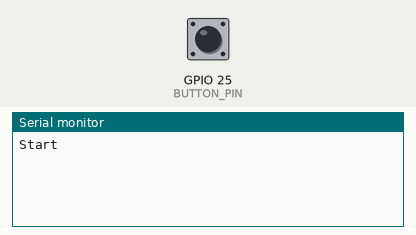
Recording of a sketch running on a simulated ESP32. Shown: the last lines printed to the serial monitor. The inputs (shaded band) are chosen by the test bench; at power-on: GPIO 25 (BUTTON_PIN) HIGH.

Above: at 1.2 s.
1.3 s: GPIO 25 (BUTTON_PIN) pulled LOW for 0.15 s
At 1.43 s:
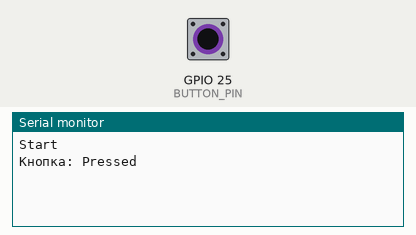
At 2.8 s:
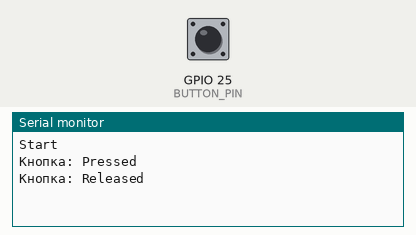

Measured:
- after the input at 1.3 s, the serial monitor: prints a new line at once (image 1)

The sketch:

RosikButtonTest.ino
```cpp
const uint8_t BUTTON_PIN = 25;
bool lastState = 1;

void setup() {
  Serial.begin(115200);
  pinMode(BUTTON_PIN, INPUT_PULLUP);
  Serial.println("Start");
}

void loop() {
  bool state = digitalRead(BUTTON_PIN);

  if (state != lastState) {
    Serial.print("Кнопка: ");
    Serial.println(state == LOW ? "Pressed" : "Released");
    lastState = state;
  }

  delay(10);
}
```
